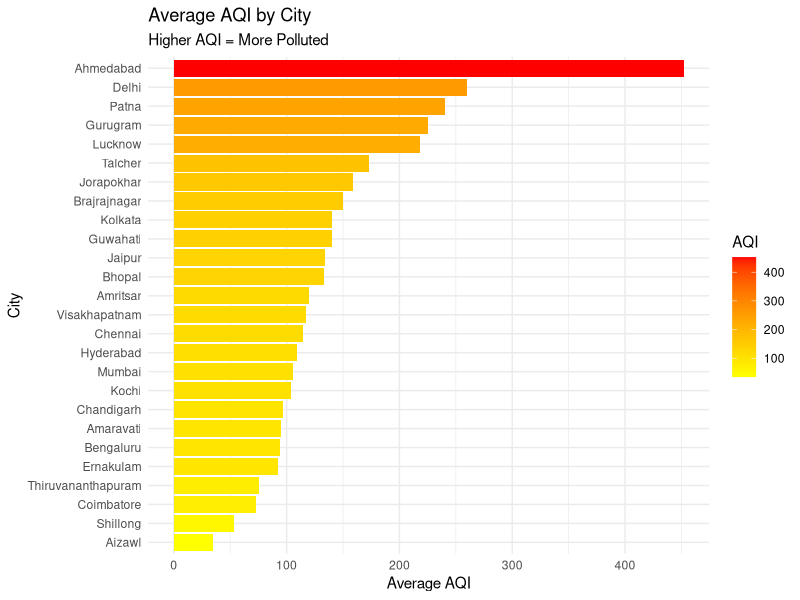
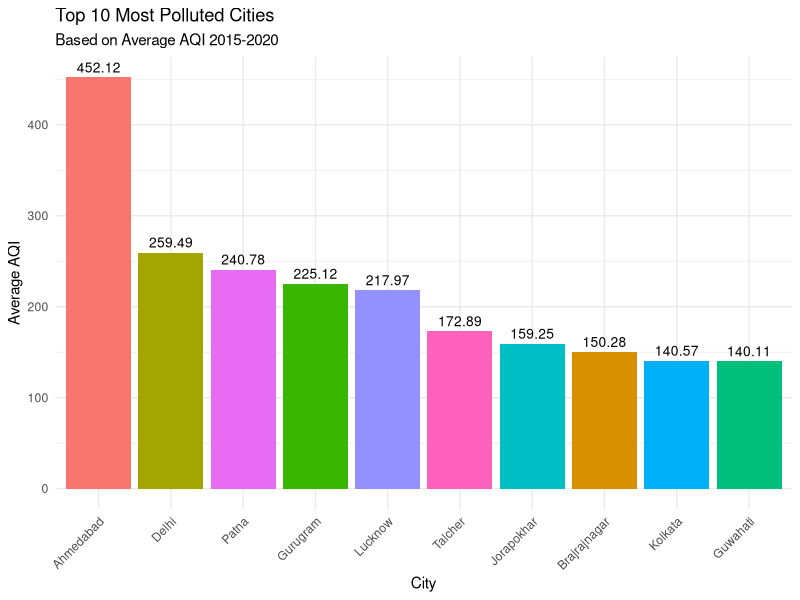
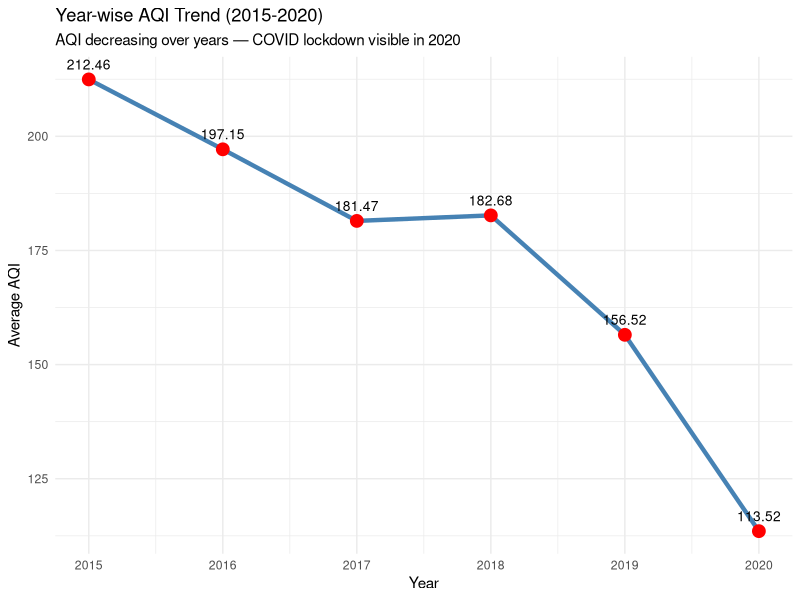
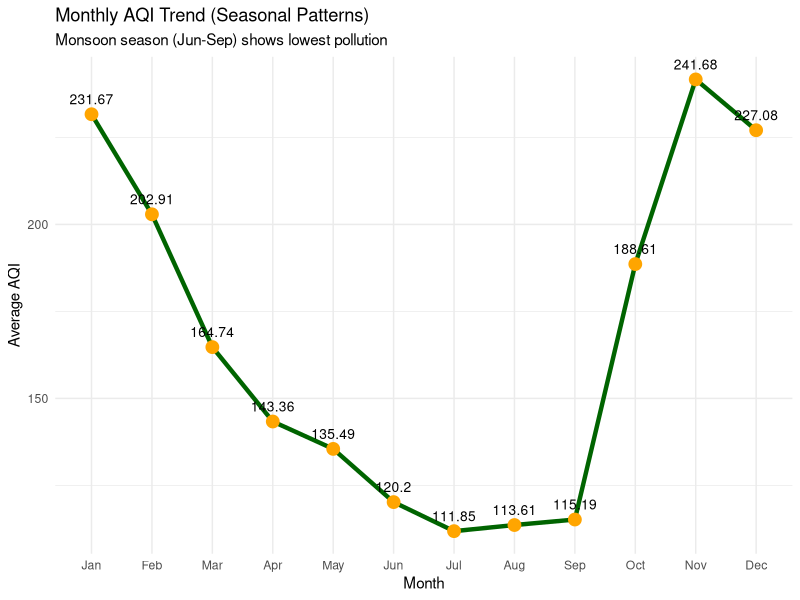
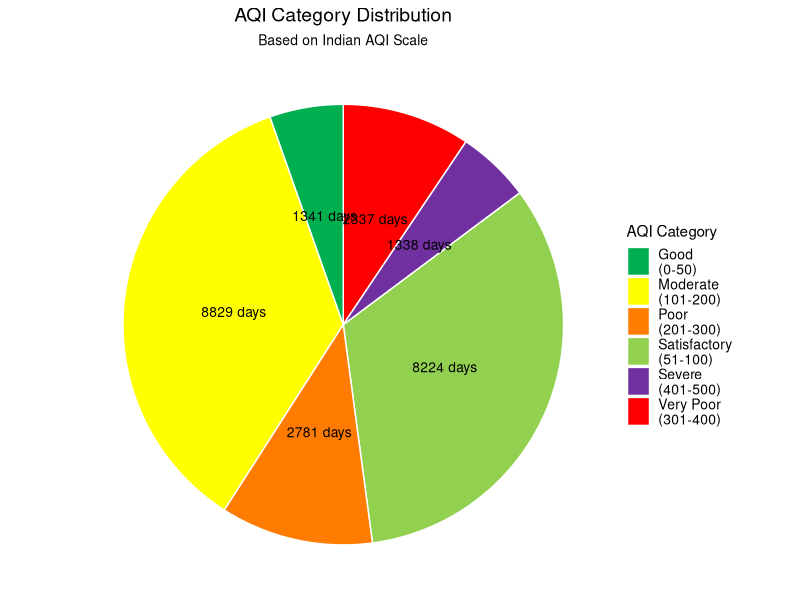
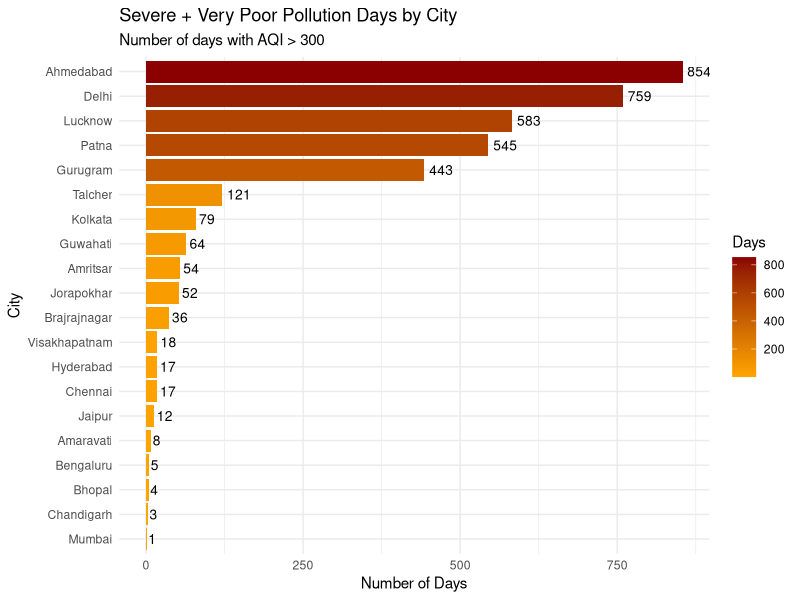
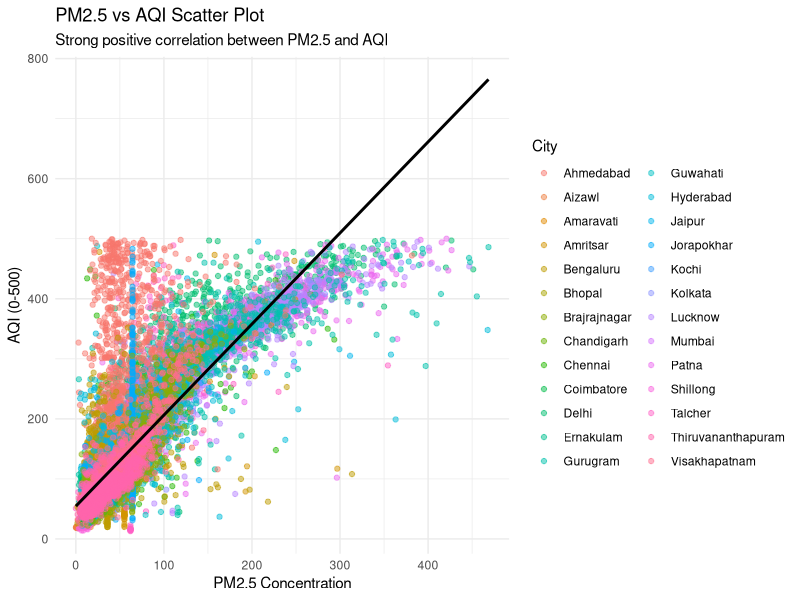
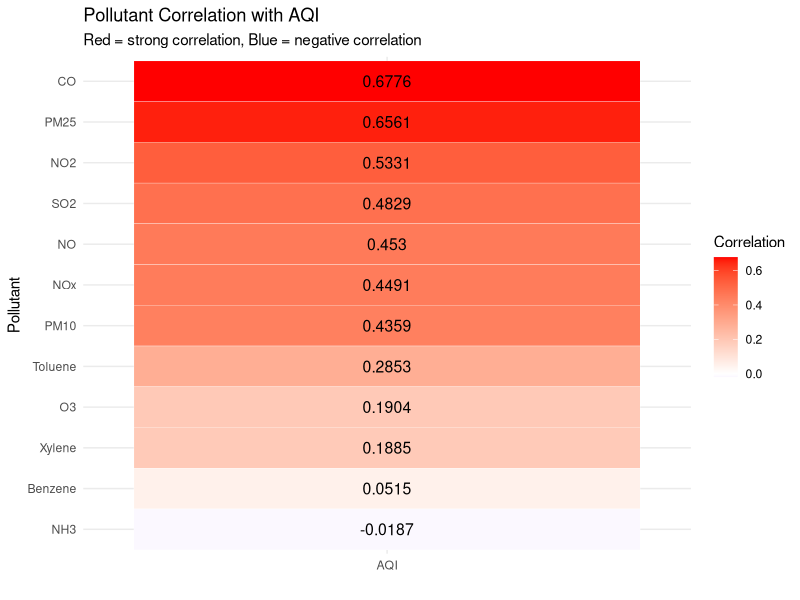

Here is the R script that generated these plots, in order:
# ================================================
# Air Pollution R Visualization
# Tool: R + ggplot2
# Input: CSV files from Spark analytics
# Output: PNG chart files
# ================================================

library(ggplot2)
library(dplyr)
library(readr)

# Set working directory
setwd("/workspaces/air-pollution-project")

# Create output folder for charts
dir.create("charts", showWarnings = FALSE)

# ------------------------------------------------
# Graph 1: Average AQI by City (Horizontal Bar)
# ------------------------------------------------
city_aqi <- read_csv("city_aqi.csv", show_col_types = FALSE)
colnames(city_aqi) <- c("City", "Avg_AQI")
city_aqi$Avg_AQI <- as.numeric(city_aqi$Avg_AQI)
city_aqi <- city_aqi[!is.na(city_aqi$Avg_AQI), ]

ggplot(city_aqi, aes(x = reorder(City, Avg_AQI), y = Avg_AQI, fill = Avg_AQI)) +
  geom_bar(stat = "identity") +
  coord_flip() +
  scale_fill_gradient(low = "yellow", high = "red") +
  labs(
    title = "Average AQI by City",
    subtitle = "Higher AQI = More Polluted",
    x = "City",
    y = "Average AQI",
    fill = "AQI"
  ) +
  theme_minimal()

ggsave("charts/01_avg_aqi_by_city.png", width = 10, height = 8)
cat("Graph 1 saved!\n")

# ------------------------------------------------
# Graph 2: Top 10 Most Polluted Cities (Vertical Bar)
# ------------------------------------------------
top10 <- read_csv("top10_cities.csv", show_col_types = FALSE)
colnames(top10) <- c("City", "Avg_AQI")
top10$Avg_AQI <- as.numeric(top10$Avg_AQI)
top10 <- top10[!is.na(top10$Avg_AQI), ]

ggplot(top10, aes(x = reorder(City, -Avg_AQI), y = Avg_AQI, fill = City)) +
  geom_bar(stat = "identity") +
  geom_text(aes(label = Avg_AQI), vjust = -0.5, size = 3.5) +
  labs(
    title = "Top 10 Most Polluted Cities",
    subtitle = "Based on Average AQI 2015-2020",
    x = "City",
    y = "Average AQI"
  ) +
  theme_minimal() +
  theme(legend.position = "none",
        axis.text.x = element_text(angle = 45, hjust = 1))

ggsave("charts/02_top10_polluted_cities.png", width = 10, height = 6)
cat("Graph 2 saved!\n")

# ------------------------------------------------
# Graph 3: Year-wise AQI Trend (Line Chart)
# ------------------------------------------------
year_aqi <- read_csv("year_aqi.csv", show_col_types = FALSE)
colnames(year_aqi) <- c("Year", "Avg_AQI")
year_aqi$Avg_AQI <- as.numeric(year_aqi$Avg_AQI)
year_aqi <- year_aqi[!is.na(year_aqi$Avg_AQI), ]

ggplot(year_aqi, aes(x = Year, y = Avg_AQI, group = 1)) +
  geom_line(color = "steelblue", linewidth = 1.5) +
  geom_point(color = "red", size = 4) +
  geom_text(aes(label = Avg_AQI), vjust = -1, size = 3.5) +
  labs(
    title = "Year-wise AQI Trend (2015-2020)",
    subtitle = "AQI decreasing over years — COVID lockdown visible in 2020",
    x = "Year",
    y = "Average AQI"
  ) +
  theme_minimal()

ggsave("charts/03_yearwise_aqi_trend.png", width = 10, height = 6)
cat("Graph 3 saved!\n")

# ------------------------------------------------
# Graph 4: Monthly AQI Trend (Line Chart)
# ------------------------------------------------
month_aqi <- read_csv("month_aqi.csv", show_col_types = FALSE)
colnames(month_aqi) <- c("Month", "Avg_AQI")
month_aqi$Avg_AQI <- as.numeric(month_aqi$Avg_AQI)
month_aqi <- month_aqi[!is.na(month_aqi$Avg_AQI) & !is.na(month_aqi$Month), ]

# Fix: use numeric months 1-12
month_aqi$Month <- as.integer(month_aqi$Month)
month_aqi <- month_aqi[month_aqi$Month >= 1 & month_aqi$Month <= 12, ]
month_aqi$Month_Name <- factor(month_aqi$Month,
  levels = 1:12,
  labels = c("Jan","Feb","Mar","Apr","May","Jun",
             "Jul","Aug","Sep","Oct","Nov","Dec"))

ggplot(month_aqi, aes(x = Month_Name, y = Avg_AQI, group = 1)) +
  geom_line(color = "darkgreen", linewidth = 1.5) +
  geom_point(color = "orange", size = 4) +
  geom_text(aes(label = Avg_AQI), vjust = -1, size = 3.5) +
  labs(
    title = "Monthly AQI Trend (Seasonal Patterns)",
    subtitle = "Monsoon season (Jun-Sep) shows lowest pollution",
    x = "Month",
    y = "Average AQI"
  ) +
  theme_minimal()

ggsave("charts/04_monthly_aqi_trend.png", width = 10, height = 6)
cat("Graph 4 saved!\n")

# ------------------------------------------------
# Graph 5: AQI Category Distribution (Pie Chart)
# with AQI Scale inside
# ------------------------------------------------
aqi_cat <- read_csv("aqi_category.csv", show_col_types = FALSE)
colnames(aqi_cat) <- c("Category", "Count")
aqi_cat$Count <- as.numeric(aqi_cat$Count)
aqi_cat <- aqi_cat[!is.na(aqi_cat$Count), ]

# Add AQI range to category labels
aqi_cat$Label <- case_when(
  aqi_cat$Category == "Good"         ~ "Good\n(0-50)",
  aqi_cat$Category == "Satisfactory" ~ "Satisfactory\n(51-100)",
  aqi_cat$Category == "Moderate"     ~ "Moderate\n(101-200)",
  aqi_cat$Category == "Poor"         ~ "Poor\n(201-300)",
  aqi_cat$Category == "Very Poor"    ~ "Very Poor\n(301-400)",
  aqi_cat$Category == "Severe"       ~ "Severe\n(401-500)",
  TRUE ~ aqi_cat$Category
)

# Define colors matching AQI scale
aqi_colors <- c(
  "Good\n(0-50)"           = "#00B050",
  "Satisfactory\n(51-100)" = "#92D050",
  "Moderate\n(101-200)"    = "#FFFF00",
  "Poor\n(201-300)"        = "#FF7C00",
  "Very Poor\n(301-400)"   = "#FF0000",
  "Severe\n(401-500)"      = "#7030A0"
)

ggplot(aqi_cat, aes(x = "", y = Count, fill = Label)) +
  geom_bar(stat = "identity", width = 1, color = "white") +
  coord_polar("y", start = 0) +
  scale_fill_manual(values = aqi_colors) +
  geom_text(aes(label = paste0(Count, " days")),
            position = position_stack(vjust = 0.5), size = 3.5) +
  labs(
    title = "AQI Category Distribution",
    subtitle = "Based on Indian AQI Scale",
    fill = "AQI Category"
  ) +
  theme_void() +
  theme(legend.position = "right",
        legend.text = element_text(size = 10),
        plot.title = element_text(hjust = 0.5, size = 14),
        plot.subtitle = element_text(hjust = 0.5, size = 10))

ggsave("charts/05_aqi_category_distribution.png", width = 10, height = 8)
cat("Graph 5 saved!\n")

# ------------------------------------------------
# Graph 6: Severe Pollution Days by City (Horizontal Bar)
# ------------------------------------------------
severe <- read_csv("severe_days.csv", show_col_types = FALSE)
colnames(severe) <- c("City", "Severe_Days")
severe$Severe_Days <- as.numeric(severe$Severe_Days)
severe <- severe[!is.na(severe$Severe_Days), ]

ggplot(severe, aes(x = reorder(City, Severe_Days), y = Severe_Days, fill = Severe_Days)) +
  geom_bar(stat = "identity") +
  coord_flip() +
  scale_fill_gradient(low = "orange", high = "darkred") +
  geom_text(aes(label = Severe_Days), hjust = -0.2, size = 3.5) +
  labs(
    title = "Severe + Very Poor Pollution Days by City",
    subtitle = "Number of days with AQI > 300",
    x = "City",
    y = "Number of Days",
    fill = "Days"
  ) +
  theme_minimal()

ggsave("charts/06_severe_pollution_days.png", width = 10, height = 8)
cat("Graph 6 saved!\n")

# ------------------------------------------------
# Graph 7: PM2.5 vs AQI (Scatter Plot)
# Fix: Filter AQI <= 500 and PM25 <= 500
# ------------------------------------------------
pm25_aqi <- read_csv("pm25_aqi.csv", show_col_types = FALSE)
colnames(pm25_aqi) <- c("City", "Date", "PM25", "AQI")
pm25_aqi$PM25 <- as.numeric(pm25_aqi$PM25)
pm25_aqi$AQI <- as.numeric(pm25_aqi$AQI)

# Filter valid range
pm25_aqi <- pm25_aqi[!is.na(pm25_aqi$PM25) &
                     !is.na(pm25_aqi$AQI) &
                     pm25_aqi$AQI >= 1 &
                     pm25_aqi$AQI <= 500 &
                     pm25_aqi$PM25 > 0 &
                     pm25_aqi$PM25 <= 500, ]

ggplot(pm25_aqi, aes(x = PM25, y = AQI, color = City)) +
  geom_point(alpha = 0.5, size = 1.5) +
  geom_smooth(method = "lm", color = "black", se = FALSE) +
  labs(
    title = "PM2.5 vs AQI Scatter Plot",
    subtitle = "Strong positive correlation between PM2.5 and AQI",
    x = "PM2.5 Concentration",
    y = "AQI (0-500)",
    color = "City"
  ) +
  theme_minimal() +
  theme(legend.position = "right")

ggsave("charts/07_pm25_vs_aqi.png", width = 12, height = 8)
cat("Graph 7 saved!\n")

# ------------------------------------------------
# Graph 8: Pollutant Correlation Heatmap
# ------------------------------------------------
corr_data <- read_csv("correlation.csv", show_col_types = FALSE)
colnames(corr_data) <- c("Pollutant", "Correlation")
corr_data$Correlation <- as.numeric(corr_data$Correlation)
corr_data <- corr_data[!is.na(corr_data$Correlation), ]

ggplot(corr_data, aes(x = "AQI", y = reorder(Pollutant, Correlation), fill = Correlation)) +
  geom_tile(color = "white") +
  geom_text(aes(label = Correlation), size = 4) +
  scale_fill_gradient2(low = "blue", mid = "white", high = "red", midpoint = 0) +
  labs(
    title = "Pollutant Correlation with AQI",
    subtitle = "Red = strong correlation, Blue = negative correlation",
    x = "",
    y = "Pollutant",
    fill = "Correlation"
  ) +
  theme_minimal()

ggsave("charts/08_pollutant_correlation_heatmap.png", width = 8, height = 8)
cat("Graph 8 saved!\n")

# ------------------------------------------------
# Graph 9: City vs Month AQI Heatmap
# Fix: use numeric months, handle missing data
# ------------------------------------------------
city_month <- read_csv("city_month_aqi.csv", show_col_types = FALSE)
colnames(city_month) <- c("City", "Month", "Avg_AQI")
city_month$Avg_AQI <- as.numeric(city_month$Avg_AQI)
city_month$Month <- as.integer(city_month$Month)

# Remove NA and invalid months
city_month <- city_month[!is.na(city_month$Avg_AQI) &
                         !is.na(city_month$Month) &
                         city_month$Month >= 1 &
                         city_month$Month <= 12, ]

# Convert month numbers to names
city_month$Month_Name <- factor(city_month$Month,
  levels = 1:12,
  labels = c("Jan","Feb","Mar","Apr","May","Jun",
             "Jul","Aug","Sep","Oct","Nov","Dec"))

ggplot(city_month, aes(x = Month_Name, y = City, fill = Avg_AQI)) +
  geom_tile(color = "white") +
  scale_fill_gradient(low = "green", high = "red", na.value = "grey90") +
  geom_text(aes(label = Avg_AQI), size = 2.5) +
  labs(
    title = "City vs Month AQI Heatmap",
    subtitle = "Grey = data not available for that month",
    x = "Month",
    y = "City",
    fill = "Avg AQI"
  ) +
  theme_minimal() +
  theme(axis.text.x = element_text(angle = 45, hjust = 1))

ggsave("charts/09_city_month_heatmap.png", width = 14, height = 10)
cat("Graph 9 saved!\n")

# ------------------------------------------------
# Graph 10: AQI Spread by City (Boxplot)
# Fix: Cap values at 500
# ------------------------------------------------
city_spread <- read_csv("city_spread.csv", show_col_types = FALSE)
colnames(city_spread) <- c("City", "Min_AQI", "Max_AQI", "Avg_AQI", "Q1", "Median", "Q3")
city_spread$Min_AQI <- as.numeric(city_spread$Min_AQI)
city_spread$Max_AQI <- as.numeric(city_spread$Max_AQI)
city_spread$Avg_AQI <- as.numeric(city_spread$Avg_AQI)
city_spread$Q1 <- as.numeric(city_spread$Q1)
city_spread$Median <- as.numeric(city_spread$Median)
city_spread$Q3 <- as.numeric(city_spread$Q3)
city_spread <- city_spread[!is.na(city_spread$Avg_AQI), ]

# Cap all values at 500 (standard AQI scale)
city_spread$Max_AQI <- ifelse(city_spread$Max_AQI > 500, 500, city_spread$Max_AQI)
city_spread$Q3 <- ifelse(city_spread$Q3 > 500, 500, city_spread$Q3)
city_spread$Median <- ifelse(city_spread$Median > 500, 500, city_spread$Median)

ggplot(city_spread, aes(x = reorder(City, Avg_AQI))) +
  geom_boxplot(
    aes(ymin = Min_AQI, lower = Q1, middle = Median, upper = Q3, ymax = Max_AQI),
    stat = "identity",
    fill = "steelblue",
    alpha = 0.7
  ) +
  coord_flip() +
  scale_y_continuous(limits = c(0, 500)) +
  labs(
    title = "AQI Spread by City (Boxplot)",
    subtitle = "Shows min, Q1, median, Q3, max AQI per city (capped at 500)",
    x = "City",
    y = "AQI (0-500)"
  ) +
  theme_minimal()

ggsave("charts/10_aqi_spread_boxplot.png", width = 10, height = 8)
cat("Graph 10 saved!\n")

cat("\n=== All Visualizations Complete! ===\n")
cat("Charts saved in /workspaces/air-pollution-project/charts/\n")
